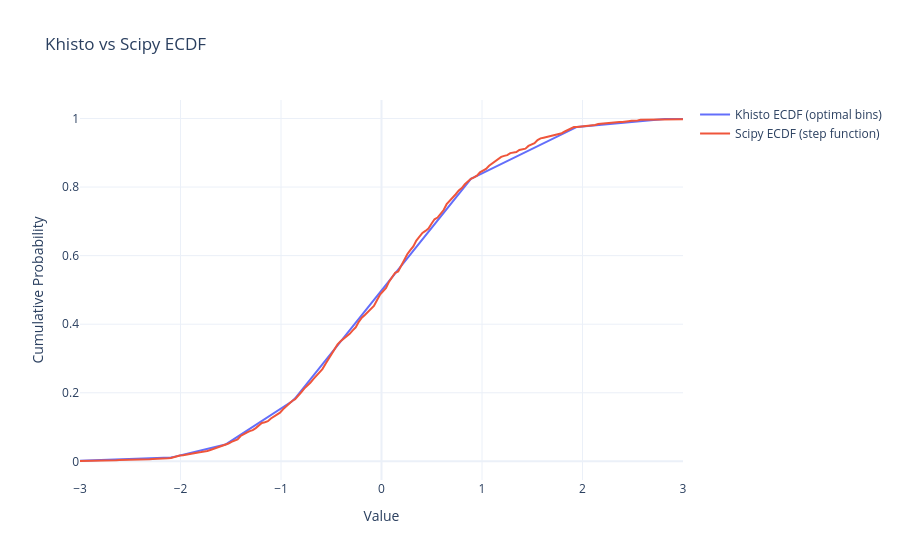

The notebook cell saved with this chart:
### Markdown cell above
## Practical Example: Comparing ECDF vs Scipy

Compare khisto's ECDF with scipy's empirical CDF:

### Code cell
from scipy.stats import ecdf as scipy_ecdf

# Create khisto ECDF
khisto_cdf = ecdf(data)

# Create scipy ECDF
scipy_cdf = scipy_ecdf(data).cdf

# Compare at same points
x_eval = np.linspace(-3, 3, 200)

fig = go.Figure()
fig.add_trace(
    go.Scatter(
        x=x_eval, y=khisto_cdf(x_eval), mode="lines", name="Khisto ECDF (optimal bins)"
    )
)
fig.add_trace(
    go.Scatter(
        x=x_eval,
        y=scipy_cdf.evaluate(x_eval),
        mode="lines",
        name="Scipy ECDF (step function)",
    )
)
fig.update_layout(
    title="Khisto vs Scipy ECDF",
    xaxis_title="Value",
    yaxis_title="Cumulative Probability",
    template="plotly_white",
)
fig.show()

### Figure 1 — Plotly figure (JSON) as saved in the notebook; plotly's stock layout.template omitted (floating-point values rounded to 4 significant figures; data arrays with more than 128 entries replaced by an {"elided": "..."} marker saying what was removed)
{"data": [{"mode": "lines", "name": "Khisto ECDF (optimal bins)", "type": "scatter", "x": {"elided": "200 float values"}, "y": {"elided": "200 float values"}}, {"mode": "lines", "name": "Scipy ECDF (step function)", "type": "scatter", "x": {"elided": "200 float values"}, "y": {"elided": "200 float values"}}], "layout": {"title": {"text": "Khisto vs Scipy ECDF"}, "xaxis": {"title": {"text": "Value"}}, "yaxis": {"title": {"text": "Cumulative Probability"}}}}
